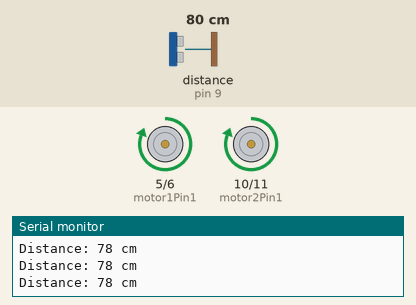
Recording of a sketch running on a simulated Arduino Uno, built with avr-gcc and run on an emulated ATmega328P. Shown: motor-driver pin pairs drawn as motors (green arrow = first pin HIGH = forward, orange = second pin HIGH = backward, longer = more drive), the last lines printed to the serial monitor. Wiring (inferred from the names in the program): ultrasonic range finder: trigger pin 3; echo pin 9. The test bench sets the inputs (shaded band); at power-on: distance to the obstacle (sensor on pin 9) 80 cm. The echo pulse lasts 58.3 µs per cm.

Above: at 1.2 s.
1.3 s: distance to the obstacle (sensor on pin 9) set to 35 cm
2.8 s: distance to the obstacle (sensor on pin 9) set to 28 cm
At 4.0 s:
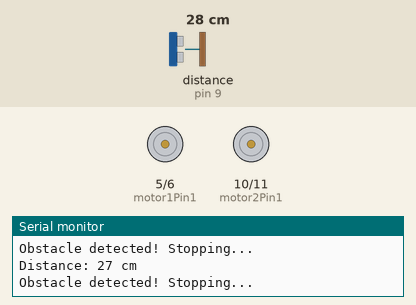
4.3 s: distance to the obstacle (sensor on pin 9) set to 60 cm
At 5.5 s:
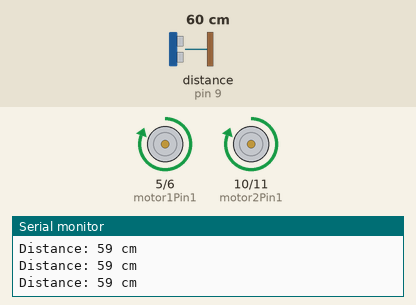
5.8 s: distance to the obstacle (sensor on pin 9) set to 2 cm
At 6.2 s:
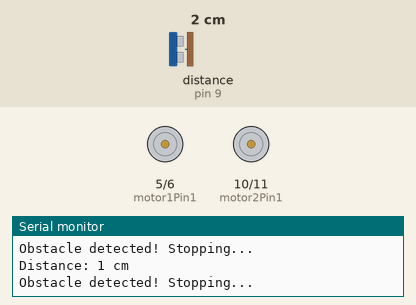
Timing chart, 0 to 8.3 s (numbered marks = the images above; inputs shaded):
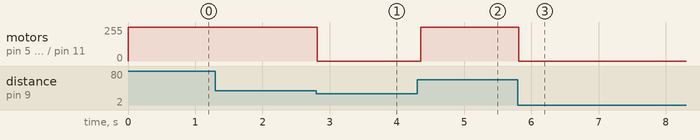

The sketch:

Ultrasonic.ino
```cpp
// Pin definitions
const int trigPin = 3;    // Ultrasonic sensor Trigger pin
const int echoPin = 9;   // Ultrasonic sensor Echo pin

// Motor pins (modify according to your motor controller)
const int motor1Pin1 = 5; // IN1 on motor driver for motor 1
const int motor1Pin2 = 6; // IN2 on motor driver for motor 1
const int motor2Pin1 = 10; // IN3 on motor driver for motor 2
const int motor2Pin2 = 11; // IN4 on motor driver for motor 2

// Threshold distance in cm
const int thresholdDistance = 30;

// Function to control motor direction
void moveForward() {
  digitalWrite(motor1Pin1, HIGH);
  digitalWrite(motor1Pin2, LOW);
  digitalWrite(motor2Pin1, HIGH);
  digitalWrite(motor2Pin2, LOW);
}

void stopMotors() {
  digitalWrite(motor1Pin1, LOW);
  digitalWrite(motor1Pin2, LOW);
  digitalWrite(motor2Pin1, LOW);
  digitalWrite(motor2Pin2, LOW);
}

// Function to calculate distance using ultrasonic sensor
long getDistance() {
  digitalWrite(trigPin, LOW);
  delayMicroseconds(2);
  digitalWrite(trigPin, HIGH);
  delayMicroseconds(10);
  digitalWrite(trigPin, LOW);

  long duration = pulseIn(echoPin, HIGH);
  long distance = duration * 0.034 / 2; // Convert to cm
  return distance;
}

void setup() {
  // Set pin modes
  pinMode(trigPin, OUTPUT);
  pinMode(echoPin, INPUT);
  pinMode(motor1Pin1, OUTPUT);
  pinMode(motor1Pin2, OUTPUT);
  pinMode(motor2Pin1, OUTPUT);
  pinMode(motor2Pin2, OUTPUT);

  // Start serial communication for debugging
  Serial.begin(9600);
}

void loop() {
  long distance = getDistance();

  // Debugging: print distance
  Serial.print("Distance: ");
  Serial.print(distance);
  Serial.println(" cm");

  if (distance <= thresholdDistance) {
    stopMotors(); // Stop the motors if the obstacle is close
    Serial.println("Obstacle detected! Stopping...");
  } else {
    moveForward(); // Keep moving if no obstacle
  }

  delay(100); // Delay for stability
}
```

Measured:
- the behaviour switches between 32 and 31 cm on distance to the obstacle (sensor on pin 9) (found by bisection; images 0 and 1)
- after the input at 2.8 s, motor on pin 5 (motor1Pin1) / pin 6 (motor1Pin2), motor on pin 10 (motor2Pin1) / pin 11 (motor2Pin2): forward 255/255 → stopped at once
- after the input at 4.3 s, motor on pin 5 (motor1Pin1) / pin 6 (motor1Pin2), motor on pin 10 (motor2Pin1) / pin 11 (motor2Pin2): stopped → forward 255/255 after 0.05 s
- after the input at 5.8 s, motor on pin 5 (motor1Pin1) / pin 6 (motor1Pin2), motor on pin 10 (motor2Pin1) / pin 11 (motor2Pin2): forward 255/255 → stopped at once
